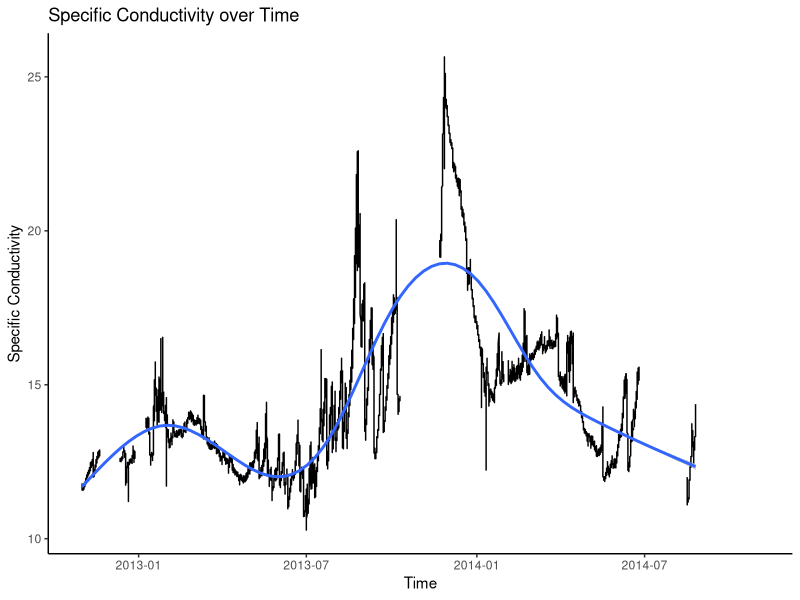
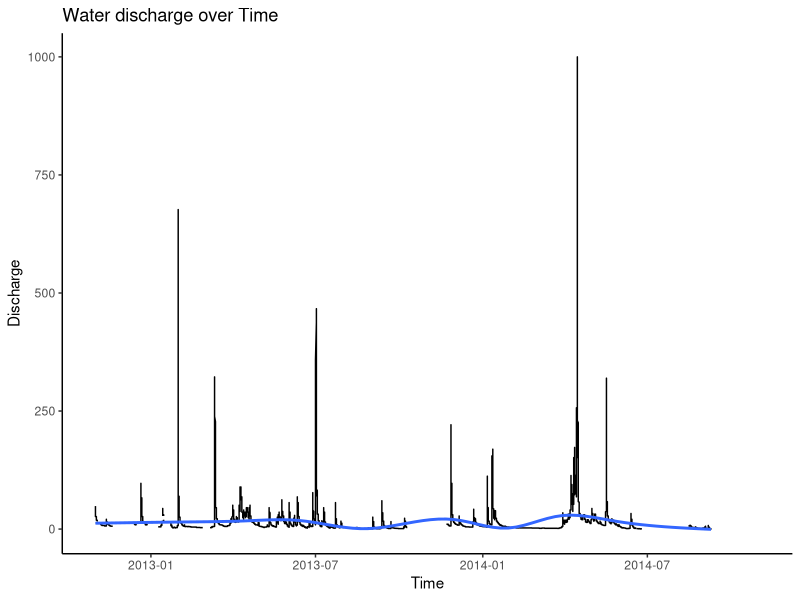
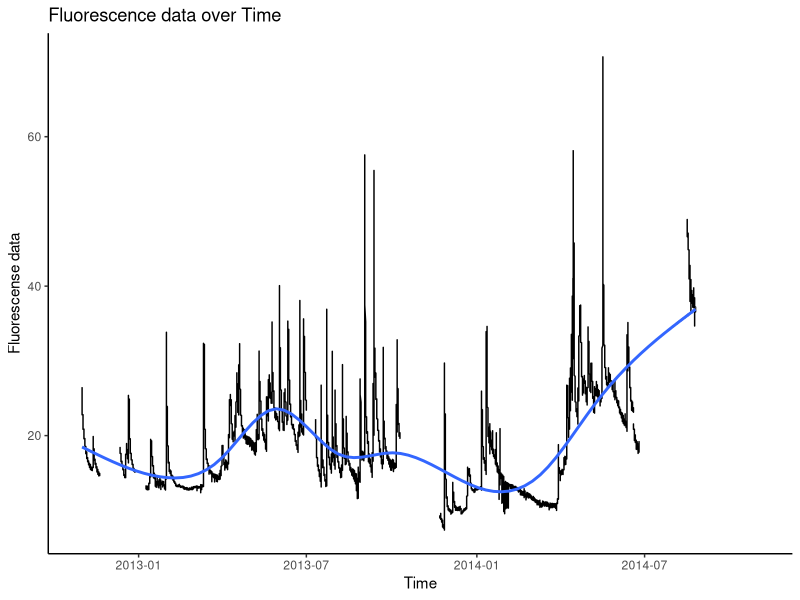
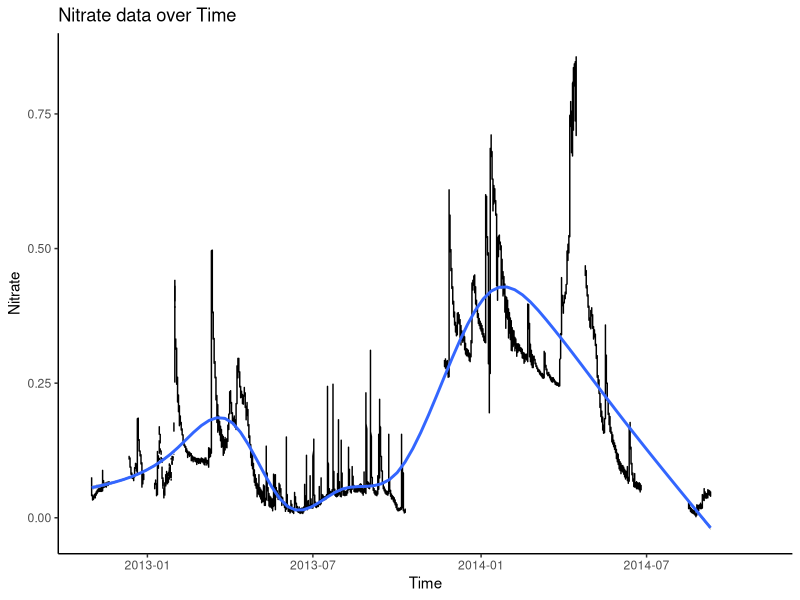
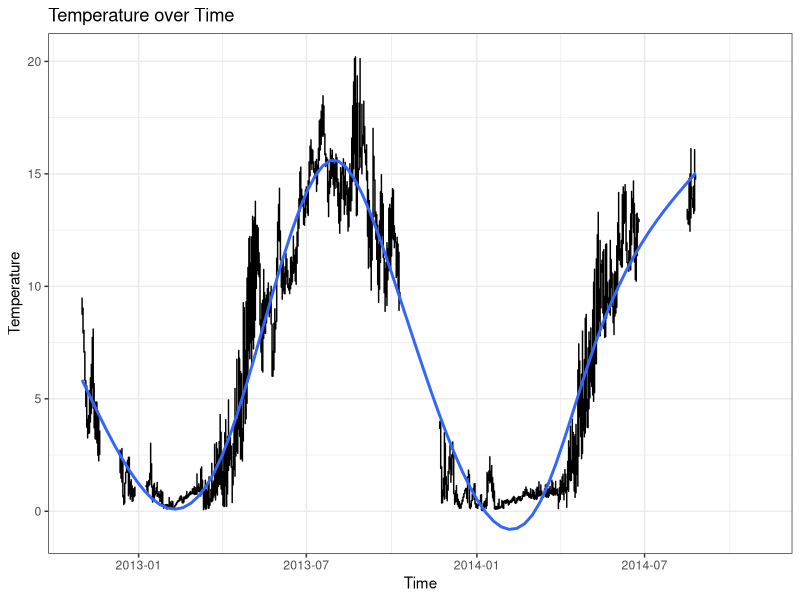

Write the R code that produced these figures, in order.
#Main data Cleaning File
#Able to look at all data without having to load other scripts

#Load necessary Packages
library(lubridate)
library(ggplot2)
library(tidyverse)


###LOADING IN ALL RAW DATA###

#Temperature
temperatureRawData <- read_csv("hbSoils/data_raw/HBF Temperature.csv")

#Spectral Conductivity 
spectralConductivityRaw <- read_csv("hbSoils/data_raw/HBF Spec Cond.csv")

#Nitrate 
nitrateDataRaw <- read_csv("hbSoils/data_raw/HBF Nitrate.csv")

#Fluorescent dissolved Organic Matter
fluorescentDataRaw <- read_csv("hbSoils/data_raw/HBF fDOM.csv")

#Water Discharge
dischargeDataRaw <- read_csv("hbSoils/data_raw/HBF Discharge Storm ID.csv")

#Data Loaded.


###CLEANING EACH SPECIFIC DATASET###

#Cleaning each to select necessary columns, mutating given dates from character
#To posix to make graphing possible.


#Cleaning for temperature Data
clean_temperature_data <- temperatureRawData %>% mutate(date = mdy_hm(Date.Time.EST)) %>%
  select(date, TempC)

#Cleaning for Spectral Conductivity Data
clean_spectral_data <- spectralConductivityRaw %>% mutate(date = mdy_hm(Date.Time.EST)) %>%
  select(date, SpConductivity)

#Cleaning for Nitrate Data
clean_nitrate_data <- nitrateDataRaw %>% mutate(date = mdy_hm(Date.Time.EST)) %>%
  select(date, NO3_corrected_mgL)

#Cleaning for Fluorescent data 

clean_fluorescent_data <- fluorescentDataRaw %>% mutate(date = mdy_hm(Date.Time.EST)) %>%
  select(date, FDOM_corrected_QSU)

#Cleaning for Water Discharge

clean_discharge_data <- dischargeDataRaw %>% mutate(date = mdy_hm(Date.Time.EST)) %>%
  select(date, Q_Ls)

##Create one dataframe for all by date##

###MERGE ALL CLEAN SPECIFIC DATASETS
clean_df_list <- list(clean_temperature_data, clean_spectral_data, clean_nitrate_data,
                      clean_fluorescent_data, clean_discharge_data)


#full join all datasets by date column
allCleanData <- clean_df_list %>% reduce(full_join, by = "date")








###TESTING ENVIRONMENT FOR GGPLOTS###

#Start/End Dates for graphs
startDate <- "2012-11-1"
endDate <- "2014-11-1"

#GGPlot for discharge (TimeSeries)

dischargeTimePlot <- ggplot(clean_discharge_data, aes(as.Date(date), Q_Ls)) +
  theme_classic() + geom_line() + scale_x_date(limits = as.Date(c(startDate, endDate))) +
  labs(title ="Water discharge over Time", x = "Time", y = "Discharge") + geom_smooth()

#GGplot for fluorescence (TimeSeries)

fluorescenseTimePlot <- ggplot(clean_fluorescent_data, aes(as.Date(date), FDOM_corrected_QSU)) +
  theme_classic() + geom_line() + scale_x_date(limits = as.Date(c(startDate, endDate))) +
  labs(title = "Fluorescence data over Time", x = "Time", y = "Fluorescense data") +
  geom_smooth()

#GGPlot for nitrate (TimeSeries)

nitrateTimePlot <- ggplot(clean_nitrate_data, aes(as.Date(date), NO3_corrected_mgL)) +
  theme_classic() + geom_line() + scale_x_date(limits = as.Date(c(startDate, endDate))) +
  labs(title = "Nitrate data over Time", x = "Time", y = "Nitrate") + geom_smooth()

#GGPlot for specific conductivity (TimeSeries)

conductivityTimePlot <- ggplot(clean_spectral_data, aes(as.Date(date), SpConductivity)) +
  theme_classic() + geom_line() + scale_x_date(limits = as.Date(c(startDate, endDate))) +
  labs(title = "Specific Conductivity over Time", x = "Time", y = "Specific Conductivity") +
  geom_smooth()

#GGPlot for temperature (TimeSeries)

temperatureTimePlot <- ggplot(clean_temperature_data, aes(as.Date(date), TempC)) +
  theme_bw() + geom_line() + scale_x_date(limits = as.Date(c(startDate, endDate))) + 
  labs(title = "Temperature over Time", x = "Time", y = "Temperature") + geom_smooth()


###END TIME PLOTS###


###Bi-Variate Plots












